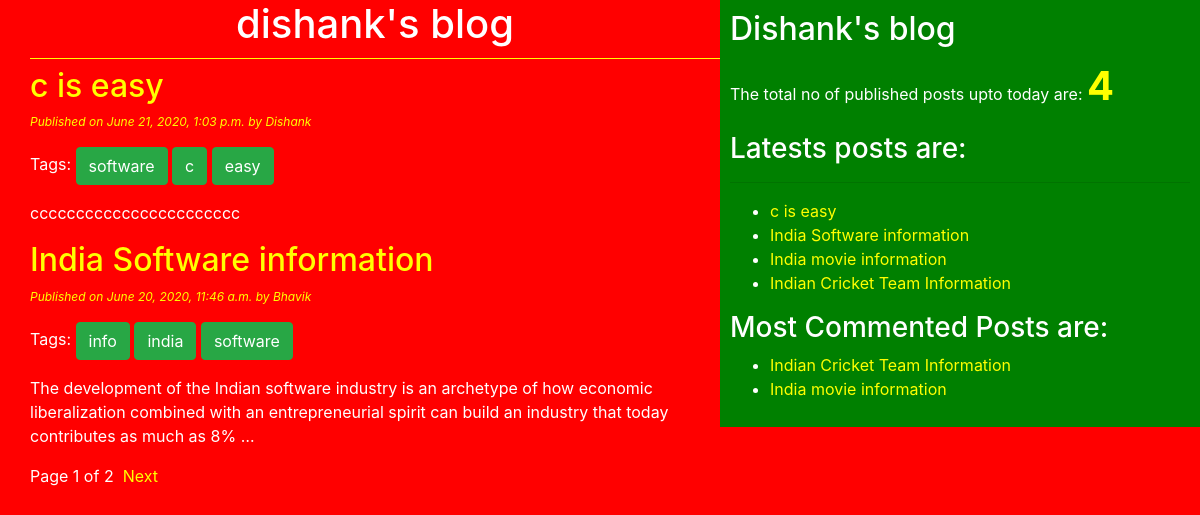
The page / on the database its author committed.
### blog/models.py (models this page shows, shortened)
class Post(models.Model):
    STATUS_CHOICES=(('draft','Draft'),('published','Published'))
    title=models.CharField(max_length=256)
    slug=models.SlugField(max_length=264,unique_for_date='publish')
    author=models.ForeignKey(User,related_name='blog_posts',on_delete=models.CASCADE)
    body=models.TextField()
    publish=models.DateTimeField(default=timezone.now)
    created=models.DateTimeField(auto_now_add=True)
    updated=models.DateTimeField(auto_now=True)
    status=models.CharField(max_length=10,choices=STATUS_CHOICES,default='draft')
    objects=CustomManager()
    tags=TaggableManager()
    class Meta:
        ordering=('-publish',)
    def get_absolute_url(self):
        return reverse('post_detail',args=[self.publish.year,self.publish.strftime('%m'),self.publish.strftime('%d'),self.slug])

### blog/views.py (the view)
# urls.py: path('', views.post_list_views),
def post_list_views(request,tag_slug=None):
    post_list=Post.objects.all()
    tag=None
    if tag_slug:
        tag=get_object_or_404(Tag,slug=tag_slug)
        post_list=post_list.filter(tags__in=[tag])
    paginator=Paginator(post_list,2)
    page_number=request.GET.get('page')
    try:
        post_list=paginator.page(page_number)
    except PageNotAnInteger:
        post_list=paginator.page(1)
    except EmptyPage:
        post_list=paginator.page(paginator.num_pages)
    return render(request,'blog/post_list.html',{'post_list':post_list,'tag':tag})

### blog/models.py (called while the page is built)
    def get_queryset(self):
        return super().get_queryset().filter(status='published')

### blog/templatetags/blog_tags.py (called while the page is built)
@register.simple_tag(name='my_tag')
def total_posts():
    return Post.objects.count()

@register.inclusion_tag('blog/latest_posts123.html')
def show_latest_posts(count):
    latest_posts=Post.objects.order_by('-publish')[:count]
    return {'latest_posts':latest_posts}

@register.simple_tag
def get_most_commented_posts(count=2):
    return Post.objects.annotate(total_comments=Count('comments')).order_by('-total_comments')[:count]

### templates/blog/post_list.html (shortened to what this page needs)
{%extends 'blog/base.html'%}
  {%block content%}
    <h1>dishank's blog</h1>
    {%for post in post_list%}
        <h2><a href="{{post.get_absolute_url}}">{{post.title}}</a></h2>
        <p id='date'>Published on {{post.publish}} by {{post.author|title}} </p>
        <p>Tags:
        {%for tag in post.tags.all%}
          <a href="{%url 'post_list_by_tag_name' tag.slug%}" class='btn btn-success '>{{tag.name}}</a>
        {%endfor%}
        </p>
        {{post.body|truncatewords:30|linebreaks}}
    {%endfor%}
    {%include 'blog/pagination.html' with page=post_list%}
  {%endblock%}

### templates/blog/base.html (shortened to what this page needs)
<!DOCTYPE html>
{%load blog_tags%}
{%load static%}
<html lang="en" dir="ltr">
  <head>
    <link rel="stylesheet" href="https://stackpath.bootstrapcdn.com/bootstrap/4.5.0/css/bootstrap.min.css">
  <link rel="stylesheet" href="{%static '/css/blog.css'%}">
</head>
  <body>
    <div class="content">
        {%block content%}
        {%endblock%}
    </div>
    <div class="sidebar">
        <h2>Dishank's blog</h2>
        <p>The total no of published posts upto today are: <span id="pcount">{%my_tag%}</span></p>
        <h3>Latests posts are:</h3><hr>{%show_latest_posts 10%}
        <h3>Most Commented Posts are:</h3>
        {%get_most_commented_posts as most_commented_posts%}
        <ul>
        {% for post in most_commented_posts %}
            <li> <a href="{{post.get_absolute_url}}">{{post.title}}</a> </li>
        {% endfor %}
        </ul>
    </div>
  </body>
</html>

### templates/blog/pagination.html (shortened to what this page needs)
<div class="paginator">
  <span>Page {{page.number}} of {{page.paginator.num_pages}}</span>
  {%if page.has_next%}
    <a href="?page={{page.next_page_number}}">&nbspNext</a>
  {%endif%}
</div>

### templates/blog/latest_posts123.html
<ul>
{% for post in latest_posts %}
    <li> <a href="{{post.get_absolute_url}}">{{post.title}}</a> </li>
{% endfor %}
</ul>

### static/css/blog.css (style rules this page uses)
.content { width: 60%; float: left; padding: 0 0 0 30px; background: red; height: 100%; }
.sidebar { width: 40%; float: right; padding: 10px; background: green; height: 100%; }
h1 { text-align: center; border-bottom: 1px solid yellow; padding-bottom: 10px; }
body { color: white; background-color: red; }
#date { color: yellow; font-size: 12px; font-style: italic; }
a { color: yellow; }
#pcount { font-size: 40px; color: yellow; font-weight: bold; }

### rows shown on the page
Post: title "c is easy", publish "June 21, 2020, 1:03 p.m.", author "Dishank", body "ccccccccccccccccccccccc"
Tag: name "software"
Tag: name "c"
Tag: name "easy"
Post: title "India Software information", publish "June 20, 2020, 11:46 a.m.", author "Bhavik", body "The development of the Indian software industry is an archetype of how economic liberalization combined with an entrepreneurial spirit can build an industry that today contributes as much as 8% …"
Tag: name "info"
Tag: name "india"
Post: title "India movie information"
Post: title "Indian Cricket Team Information"

### other values the page prints
{{ page.number }} "1"
{{ page.paginator.num_pages }} "2"
